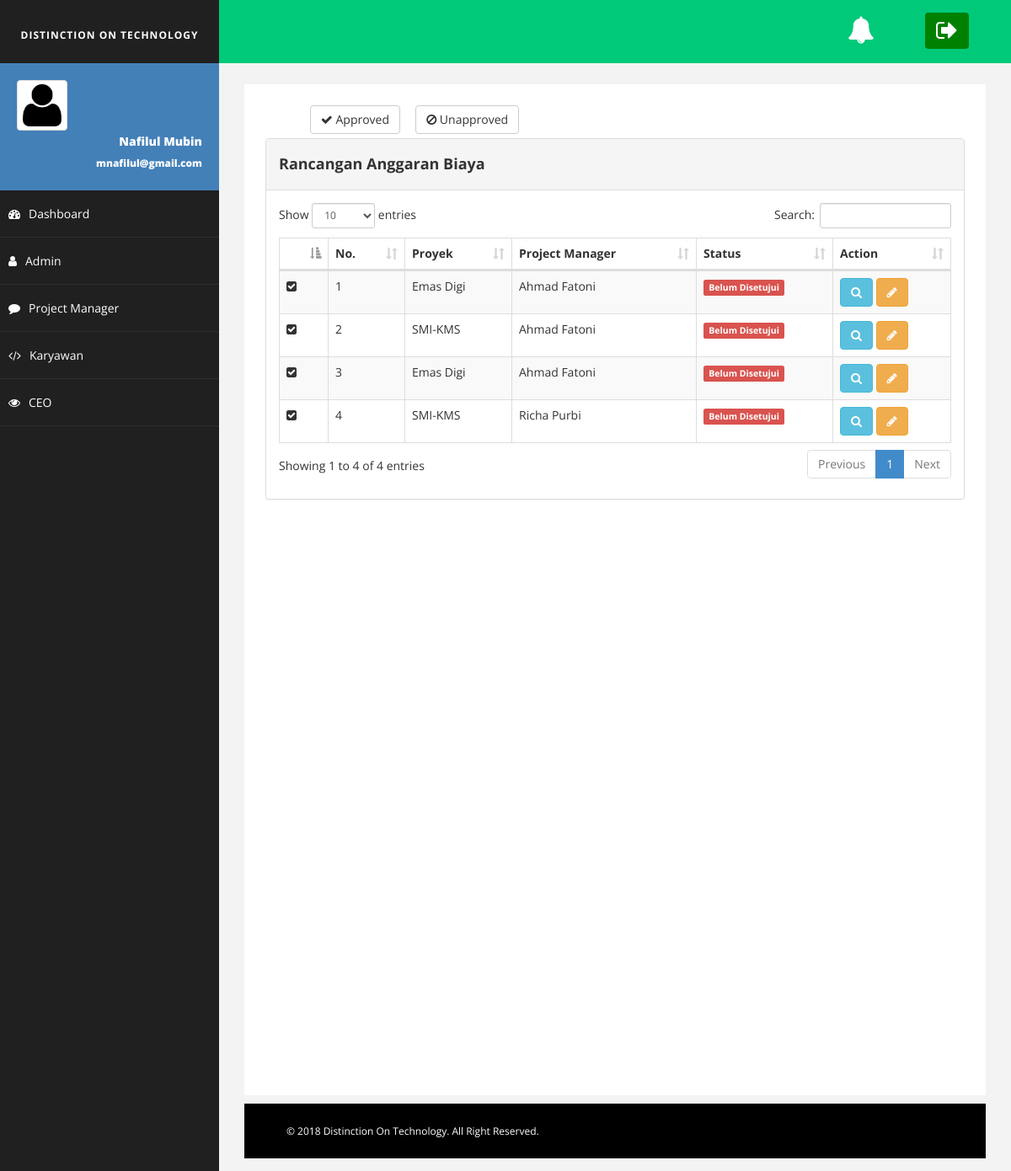
/?page=rab_indexManajemen, run on the app's committed database.
### tables this page shows
CREATE TABLE `rab` (
  `id_rab` varchar(20) NOT NULL,
  `id_proyek` varchar(5) NOT NULL,
  `id_karyawan` varchar(20) NOT NULL,
  `attachment` varchar(250) NOT NULL,
  `jumlah_pengajuan` int(20) NOT NULL,
  `jumlah_disetujui` int(20) NOT NULL,
  `periode` date NOT NULL,
  `keterangan` varchar(50) NOT NULL
);

CREATE TABLE `proyek` (
  `id_proyek` varchar(5) NOT NULL,
  `nama_proyek` varchar(50) NOT NULL,
  `report` varchar(100) NOT NULL,
  `beban` int(5) NOT NULL
);

CREATE TABLE `karyawan` (
  `id_karyawan` varchar(20) NOT NULL,
  `username` varchar(20) NOT NULL,
  `password` varchar(255) NOT NULL,
  `id_role` varchar(20) NOT NULL,
  `nama_karyawan` varchar(50) NOT NULL,
  `tempat_lahir` varchar(20) NOT NULL,
  `tanggal_lahir` date NOT NULL,
  `jenis_kelamin` enum('Laki-laki','Perempuan') NOT NULL,
  `no_hp` varchar(20) NOT NULL,
  `alamat` varchar(100) NOT NULL,
  `email` varchar(50) NOT NULL,
  `id_jabatan` varchar(20) NOT NULL,
  `id_tunjangan` varchar(20) NOT NULL,
  `pendidikan` varchar(20) NOT NULL,
  `tanggal_mulai_kerja` date NOT NULL,
  `status_menikah` enum('Menikah','Belum Menikah') NOT NULL,
  `created_at` datetime NOT NULL
);

### index.php (called while the page is built)
<?php
include 'src/infrastruktur/header.php';
include 'src/infrastruktur/content.php';
include 'src/infrastruktur/footer.php';
?>

### src/Domain/rab_model.php (called while the page is built, shortened)
<?php
class RAB extends database2{
    function tampil_data(){
        $data = mysql_query("SELECT rab.*, proyek.nama_proyek, karyawan.nama_karyawan FROM rab join proyek on proyek.id_proyek=rab.id_proyek join karyawan on karyawan.id_karyawan=rab.id_karyawan");
        while($d = mysql_fetch_array($data)){
            $hasil[] = $d;
        }
        return $hasil;
    }
}
?>

### View/rab_indexmanajemen.php (the view)
   <?php
require 'src/Domain/rab_model.php';
$db = new RAB();
?>
<div class="header col-md-12" style="margin-top: 15px;">
                   <div class="col-md-7">
                            <a href="?#">
                            <button class="btn btn-default col-md-offset-1"><i class="fa fa-check"></i> Approved </button>
                            </a> &nbsp; &nbsp;
                            <a href="?#">
                            <button class="btn btn-default"><i class="fa fa-ban"></i> Unapproved </button>
                            </a>
                        </div>
                         <div class="col-sm-20">
                            <form role="form" method="POST" action="?page=rab_indexmanajemen">
                                <div class="form-group col-md-3">
                                </div>
                            </form>
                    </div>
        </div>
    <div class="col-md-12" style="margin-top: 5px;">
                    <div class="panel panel-default">
                        <div class="panel-heading">
                            <h4><b>Rancangan Anggaran Biaya</b></h4>
                        </div>
                        <div class="panel-body">
                            <div class="table-responsive">
                                <table id="tabel_audit" class="table table-bordered table-hover table-striped">
                                    <thead>
                                        <tr>
                                            <th> </th>
                                            <th>No.</th>
                                            <th>Proyek</th>
                                            <th>Project Manager</th>
                                            <th>Status</th>
                                            <th>Action</th>
                                        </tr>
                                    </thead>
                                    <tbody>
                                          <?php
                                          $no=1;
                                           foreach($db->tampil_data() as $x){
                                            ?>
                                   <tr>
                                            <td><i class="fa fa-check-square"></i> </td>
                                            <td><?php echo $no++ ?></td>
                                            <td><?php echo $x['nama_proyek'] ?></td>
                                            <td><?php echo $x['nama_karyawan'] ?></td>
                                            <td>
                                                <?php if($x['keterangan']=="Disetujui"){
                                                    echo "<span class='label label-success'>Disetujui</span>";
                                                }else{
                                                    echo "<span class='label label-danger'>Belum Disetujui</span>";
                                                } ?>
                                            </td>
                                            <td>
                                                <a href="?page=rab_detail&id=<?php echo $x['id_rab'];?>">
                                                    <button class="btn btn-info"><i class="fa fa-search"></i></button>
                                                </a>
                                                <a href="?page=dokumen_editmanajemen&id=<?php echo $user_data['id_rab'];?>">
                                                    <button class="btn btn-warning"><i class="fa fa-pencil"></i></button>
                                                </a>
                                            </td>
                                        </tr>
                                      <?php } ?>
                                    </tbody>
                                </table>
                            </div>
                        </div>
                    </div>
                </div>

### assets/css/images.css (style rules this page uses)
body { font-family: 'open sans'; overflow-x: hidden; }

### assets/css/barang.css (style rules this page uses)
body { background: #f1f1f1; }

### assets/css/basic.css (style rules this page uses)
body { font-family: 'Open Sans', sans-serif; line-height:25px; }

### data on the page
rab: id_proyek.nama_proyek "Emas Digi", id_karyawan.nama_karyawan "Ahmad Fatoni", keterangan "Belum Disetujui"
rab: id_proyek.nama_proyek "SMI-KMS", id_karyawan.nama_karyawan "Ahmad Fatoni", keterangan "Belum Disetujui"
rab: id_proyek.nama_proyek "Emas Digi", id_karyawan.nama_karyawan "Ahmad Fatoni", keterangan "Belum Disetujui"
rab: id_proyek.nama_proyek "SMI-KMS", id_karyawan.nama_karyawan "Richa Purbi", keterangan "Belum Disetujui"
